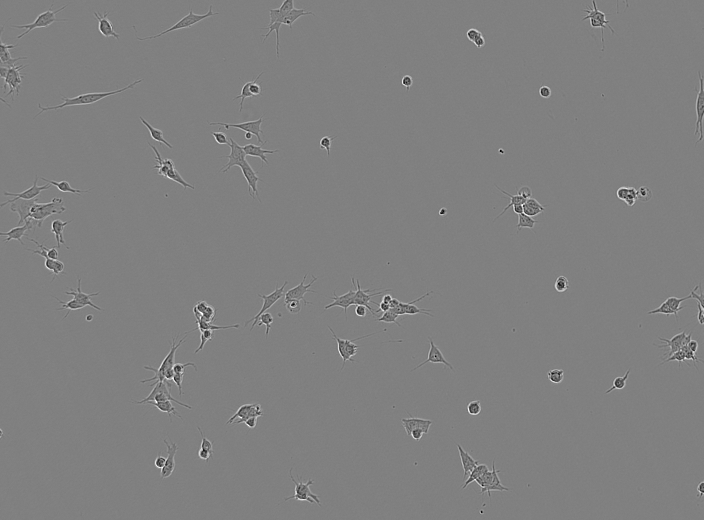
#> input picture SHSY5Y_Phase_B10_1_00d04h00m_2.tif, 704 x 520 px; its folder holds only this picture in this run
$ python -i conversiontoGifMeijeringLabeled.py   (imports and definitions only)
#> lines starting #> are read from the running program, lines starting #| are printed output that depends on the picture; after the words box and inside, x2 and y2 are one past the last pixel; in counts of white or black regions, pixels touching at a corner belong together
from skimage.filters import frangi, hessian, sato, meijering
import matplotlib.pyplot as plt
import cv2
import numpy as np
import glob
from PIL import Image
import imageio
import os

def generateMejerinRedLabel(inputimage):
#> called with inputimage = 'SHSY5Y_Phase_B10_1_00d04h00m_2.tif'
    image =  cv2.imread(inputimage)
#> image is the input picture: shape (520, 704, 3); min 3, max 255, mean 128
    image_m =  cv2.imread(inputimage)
    greyscale_m = cv2.cvtColor(image, cv2.COLOR_BGR2GRAY)

    dns_greyscale_m = cv2.fastNlMeansDenoising(greyscale_m)

    meijering_filtered_image  = meijering(dns_greyscale_m, [1], black_ridges = True)
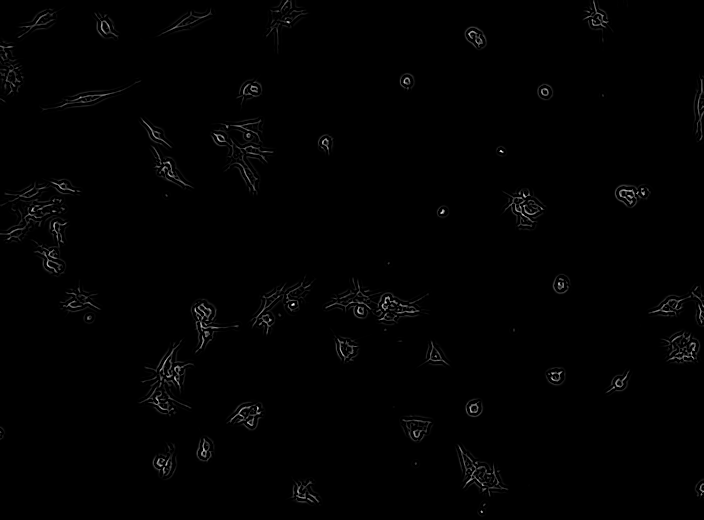
#> meijering_filtered_image: shape (520, 704) float64; min 0, max 1, mean 0.00728

    image_m[((meijering_filtered_image > 2/255) & (meijering_filtered_image < 0.05))] = (255, 0, 0)
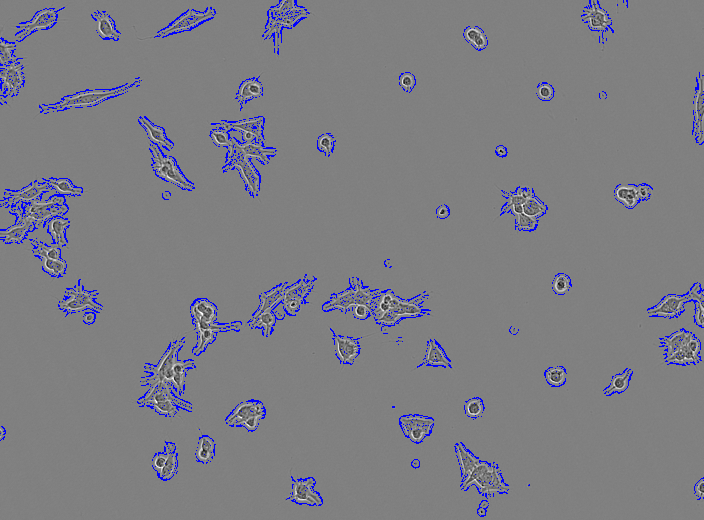
#> image_m: shape (520, 704, 3); 2.4% of pixels changed, all inside (x1, y1, x2, y2) = (0, 0, 704, 517)

    lower_red = np.array([255, 0, 0])
    upper_red = np.array([255, 0, 0])

    red_mask = cv2.inRange(image_m, lower_red, upper_red)
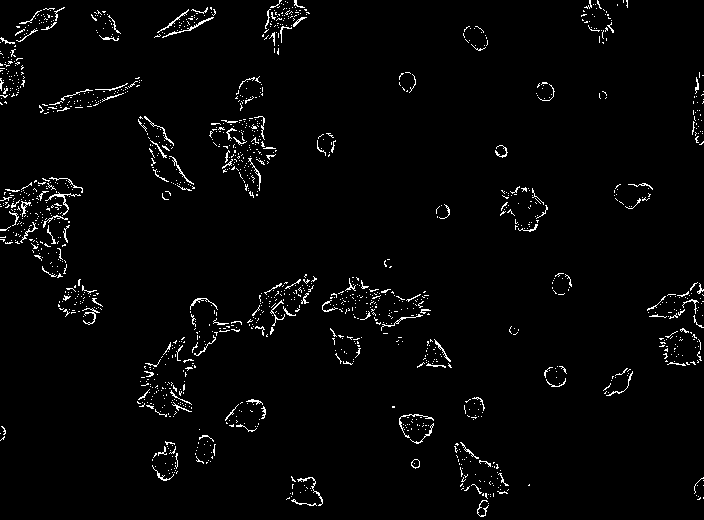
#> red_mask: shape (520, 704); 2.4% white in thin lines or dots
    return image_m

def createSortedCellImageArray(path):
    image_files = glob.glob(os.path.join(path,'*.tif'))
    image_numbers = [int(''.join(filter(lambda x: x in '0123456789', image_file.split('_')[7]))) for image_file in image_files]
# Sort the image files based on the image number
    sorted_image_files = [x for _, x in sorted(zip(image_numbers, image_files))]
    return sorted_image_files

#takes an array of sorted .tif images as the input
def createPlainCellGiffromObject(sorted_image_object,id):
    frame_duration = 200
        # Extract image numbers from filenames

    images = []

    for x in sorted_image_object:
        images.append(x)


    # Save the list of images as a GIF at a given location
    imageio.mimsave('static/GIFlabelled'+id+'.gif', images, duration=frame_duration / 1000.0)

>>> result = generateMejerinRedLabel('SHSY5Y_Phase_B10_1_00d04h00m_2.tif')
